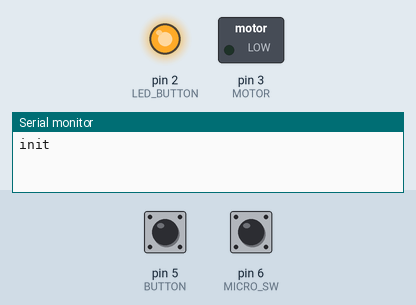
Recording of a sketch running on a simulated Arduino Uno, built with avr-gcc and run on an emulated ATmega328P. Parts: switched loads named in the sketch (green lamp = pin HIGH), output pins drawn as LEDs (lit = HIGH), the last lines printed to the serial monitor. The inputs (shaded band) are chosen by the test bench; at power-on: pin 5 (BUTTON) HIGH, pin 6 (MICRO_SW) HIGH. The board resets itself during the run and starts again.

Above: at 10.8 s.
10.9 s: pin 5 (BUTTON) pulled LOW for 0.15 s
At 11.6 s:
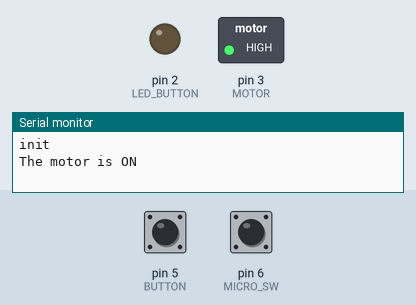
At 14.4 s:
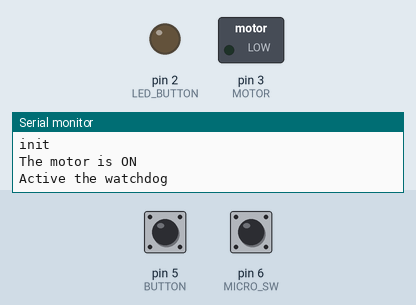
Timing chart, 0 to 26.9 s (numbered marks = the images above; inputs shaded):
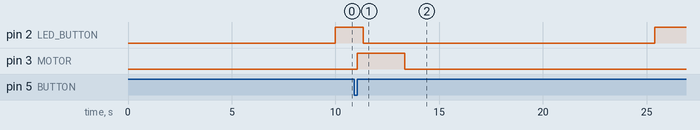

The sketch:

code_with_micro_switch_version_4.ino
```cpp
#include "const.h"
#include "FONCTION.h"

void setup() {

  Serial.begin(bauderate); // Initialize serial communication with the defined baud rate

  // Configure pin modes
  pinMode(MICRO_SW, INPUT_PULLUP); // Set the micro switch pin as input with pull-up resistor
  pinMode(BUTTON, INPUT_PULLUP);   // Set the button pin as input with pull-up resistor
  pinMode(MOTOR, OUTPUT);          // Set the motor control pin as output
  pinMode(LED_BUTTON, OUTPUT);     // Set the button LED pin as output

  // Ensure the motor is turned off initially
  digitalWrite(MOTOR, LOW);

  // Initialize the Watchdog Timer with a timeout period of 2 seconds
    wdt_enable(WDTO_2S);

  Serial.println("init"); // Print initialization message to the serial monitor
}


void loop() {

  resetWatchdog(); // Reset the Watchdog Timer to ensure the system does not reset

  // Check if the activation time has passed
  if ((millis() - time_start) > ACTIVATION_TIME) {
    digitalWrite(LED_BUTTON, HIGH); // Turn on the button LED
    resetWatchdog(); // Reset the Watchdog Timer after this condition

    // If the button was successfully pressed and released
    if (PRESS_BUTTON()) {
      Serial.println("The motor is ON");
      TURN_ON_MOTOR();
      time_to_secure = millis();   // Record the start time for safety monitoring
    }

    // Keep the motor running until the micro switch is activated
    while (digitalRead(MICRO_SW) == NO_MICRO_SWITCH && digitalRead(MOTOR) == HIGH) {
      digitalWrite(LED_BUTTON, LOW); // Turn off the button LED

      // Check if the safety time has been exceeded
      if ((millis() - time_to_secure) > RESET_TIME_SECURE) {
        IEC(); // Trigger Immediate Engine Cutoff
      }

      // If the micro switch is activated
      if (digitalRead(MICRO_SW) == !NO_MICRO_SWITCH) {
        Serial.println("The motor is OFF");
        Serial.println("The micro switch is activated");

        digitalWrite(MOTOR, LOW); // Turn off the motor
        button_check = LOW;       // Reset the button state
        time_start = millis();    // Reset the activation timer
        break;                    // Exit the loop
      }

      resetWatchdog(); // Reset the Watchdog Timer during the loop
    }
  }
}
```

FONCTION.h
```cpp
#ifndef FONCTION
#define FONCTION

#include "const.h"
//#include <LowPower.h>
#include <avr/wdt.h> // Library for the Watchdog Timer


// Function to reset the Watchdog Timer
void resetWatchdog() {
  wdt_reset(); // Reset the Watchdog Timer to prevent system reset
}

void TURN_ON_MOTOR(){
  digitalWrite(MOTOR, HIGH); // Turn on the motor
  delay(motor_delay);       // Wait for the defined motor delay
  resetWatchdog(); // Reset the Watchdog Timer after the delay
}


// Function to handle button state and debounce logic
bool PRESS_BUTTON() {
  // Check if the button is pressed
  if (digitalRead(BUTTON) == LOW && check == LOW) {
    check = HIGH;         // Mark that the button is being pressed
    delay(time_bouncing); // Apply debounce delay
  }

  // Check if the button is released
  if (digitalRead(BUTTON) == HIGH && check == HIGH) {
    check = LOW;  // Reset the state for the next button press
    return HIGH;  // Indicate that the button was successfully pressed and released
  }
  return LOW; // Return false if the button is not in the desired state
}


// Function to immediately stop the motor and put the system into low-power mode
void IEC() {//Imediately engine cutoff

  Serial.println("Active the watchdog");
  digitalWrite(MOTOR, LOW);// Turn off the motor
  delay(DELAY_WDT);//delay to activate the watchdog


  //Serial.println("The Arduino is entering low power mode");
 // Enter low-power mode indefinitely
   //LowPower.powerDown(SLEEP_FOREVER, ADC_OFF, BOD_OFF);
}

#endif
```

const.h
```cpp
#ifndef const
#define const


#define MICRO_SW 6
#define BUTTON 5
#define MOTOR 3
#define LED_BUTTON 2

bool NC_MICRO_SWITCH = LOW;//when the microswitch in normally close its in the gnd
bool NO_MICRO_SWITCH = HIGH;//when the microswitch in normally open its in the VCC

const int8_t time_bouncing = 20;
const int bauderate = 9600;
const int ACTIVATION_TIME =10000;//ms after pushing the button the motor stop until activation time
const int16_t motor_delay = 300;
const float RESET_TIME_SECURE = 2000;//if the micoswitch dosent work stop the motor and the arduino
const int DELAY_WDT = 3000;//delay to activate the watchdog


bool check = LOW;//variable for pushing the button
float time_start = 0;//start time to disable the button until activation time
float time_to_secure = 0;//start time to disable the arduino until stop_time_safety
bool button_check = LOW;//button status


#endif
```

Measured:
- after the input at 10.9 s, pin 2 (LED_BUTTON): HIGH → LOW after 0.45 s, → HIGH 14.1 s later; pin 3 (MOTOR): LOW → HIGH after 0.15 s, → LOW 2.3 s later
